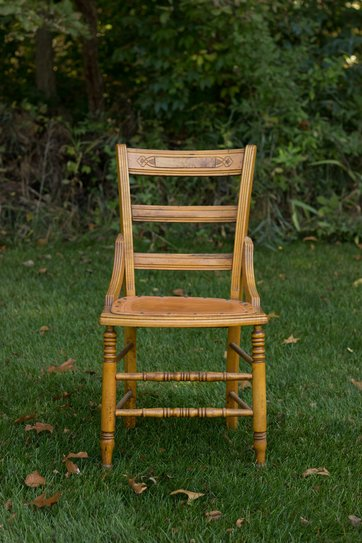
#> input picture img-gen/tests/chair.jpg, 362 x 543 px
$ python resize_images.py
#> lines starting #> are read from the running program, lines starting #| are printed output that depends on the picture
#!/usr/bin/env python3

from PIL import Image
import os

def resize_to_target_size(image_path, target_size_kb=15):
    """Resize image to approximately target size in KB"""
#> called with image_path = 'chair.jpg', target_size_kb = 15
    img = Image.open(image_path)
#> img is the input picture: PIL image 362x543 RGB; mean R, G, B 60.8, 68.4, 32.9

    # Start with a reasonable size reduction
    quality = 85
    scale_factor = 0.5

    while True:
        # Resize image
        new_width = int(img.width * scale_factor)
        new_height = int(img.height * scale_factor)
        resized_img = img.resize((new_width, new_height), Image.Resampling.LANCZOS)

        # Save temporarily to check size
        temp_path = image_path + ".tmp"
        resized_img.save(temp_path, "JPEG", quality=quality, optimize=True)

        # Check file size
        file_size_kb = os.path.getsize(temp_path) / 1024
        print(f"Size: {new_width}x{new_height}, Quality: {quality}, File size: {file_size_kb:.1f}KB")

        if file_size_kb <= target_size_kb:
            # Replace original file
            os.replace(temp_path, image_path)
            print(f"✓ Resized {image_path} to {file_size_kb:.1f}KB")
            break

        # Adjust parameters
        if file_size_kb > target_size_kb * 1.5:
            scale_factor *= 0.8  # Reduce size more aggressively
        else:
            quality -= 5  # Reduce quality slightly

        if quality < 30:
            # If quality gets too low, reduce scale instead
            quality = 60
            scale_factor *= 0.8

        if scale_factor < 0.1:
            print(f"Warning: couldn't get {image_path} below {target_size_kb}KB")
            os.replace(temp_path, image_path)
            break

        os.remove(temp_path)
#> this loop made 2 passes
#> pass 1, in resize_to_target_size, `resized_img = img.resize((new_width, new_height), Image.Resampling.LAN..`:
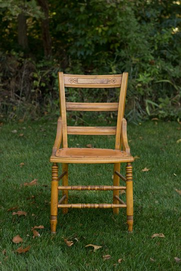
#> resized_img: PIL image 181x271 RGB; mean R, G, B 60.8, 68.4, 32.9
#> after the loop, quality = 80; scale_factor = 0.5

if __name__ == "__main__":
    resize_to_target_size("chair.jpg")
    resize_to_target_size("table.jpg")
#> call 2 of resize_to_target_size, with image_path = 'table.jpg', target_size_kb = 15
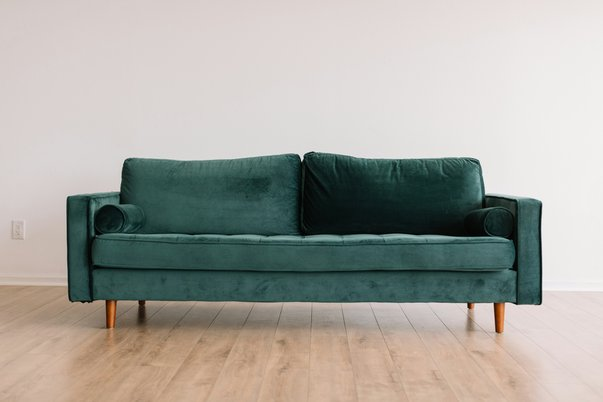
#> input picture img-gen/tests/table.jpg, 603 x 402 px
#> in resize_to_target_size, img is the input picture: PIL image 603x402 RGB; mean R, G, B 167.9, 166.7, 160.2
#> the loop in resize_to_target_size (call 2), `while True:` made 1 pass
#> file_size_kb on pass 1: 7.92
#| Size: 301x201, Quality: 85, File size: 7.9KB
#| ✓ Resized table.jpg to 7.9KB
#> after the loop in resize_to_target_size (call 2), `while True:`: quality = 85; scale_factor = 0.5
